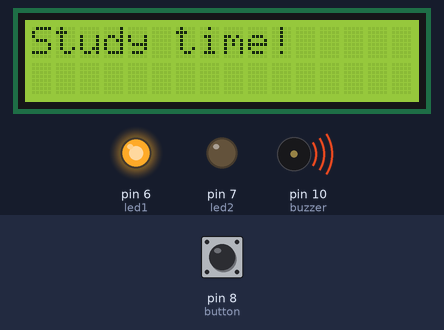
This sketch was run on a simulated Arduino Uno, built with avr-gcc and run on an emulated ATmega328P. Parts: 16×2 character LCD, output pins drawn as LEDs (lit = HIGH), buzzer (waves = sounding). Inputs (shaded band) come from the test bench; at power-on: pin 8 (button) HIGH.

Above: at 0.19 s.
At 2.7 s:
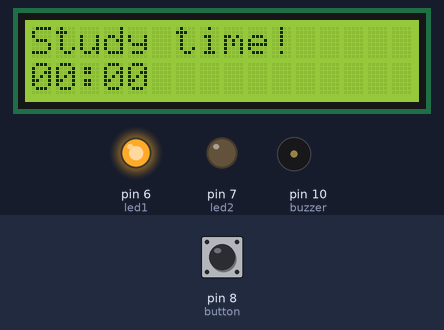
At 20.7 s:
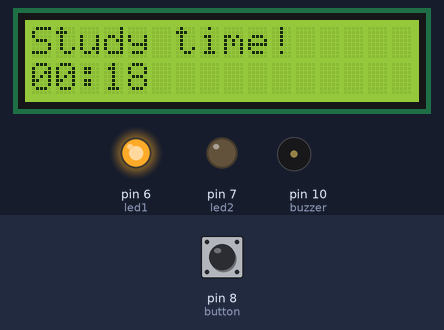
At 38.8 s:
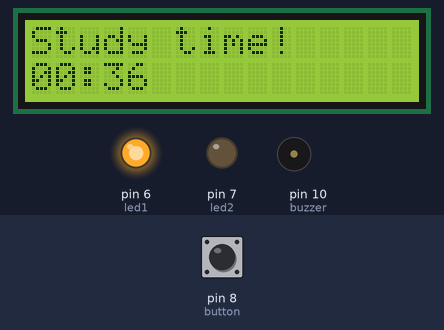
Timing chart, 0 to 40.0 s (numbered marks = the images above):
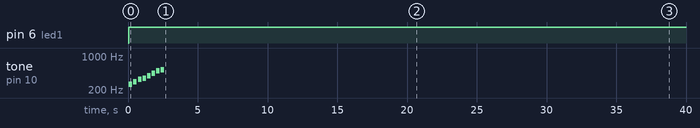

Measured:
- by itself, pin 6 (led1): LOW → HIGH at 0.07 s
- by itself, tone on pin 10 (buzzer): plays 262 Hz for 0.25 s, 294 Hz for 0.25 s, 330 Hz for 0.25 s, 349 Hz for 0.25 s, 392 Hz for 0.25 s, 440 Hz for 0.25 s … (8 notes in this stretch)
- what the display in image 1 shows lasts 1.0 s, from 2.7 s to 3.7 s

The sketch:

Pomodoro.ino
```cpp
// import the Liquid Crystal display library
#include <LiquidCrystal.h>

// declare variables for keeping track of time and the number of study sessions
int seconds = 0;
int minutes = 0;
int count = 0;

// declare variables for the length of each period and the number of sessions before a longer break. Change these to customize your timer
const int study_minutes = 5;
const int short_break_minutes = 1;
const int long_break_minutes = 2;
const int repeats = 4;

// a variable used to time the breaks later
int break_duration;

// declare pins used for hardware
LiquidCrystal lcd(12, 11, 5, 4, 3, 2);
const int led1 = 6;
const int led2 = 7;
const int button = 8;
const int buzzer = 10;  // Add the buzzer pin

// melody notes and durations
int melody[] = {
  262, 294, 330, 349, 392, 440, 494, 523
}; // C4, D4, E4, F4, G4, A4, B4, C5
int noteDurations[] = {
  4, 4, 4, 4, 4, 4, 4, 4
}; // Quarter notes

void setup()
{
  // Set up the number of columns and rows on the LCD.
  lcd.begin(16, 2);

  // set LED pins as outputs, button pin as input, and buzzer pin as output
  pinMode(led1, OUTPUT);
  pinMode(led2, OUTPUT);
  pinMode(button, INPUT);
  pinMode(buzzer, OUTPUT);  // Set buzzer pin as output

  // display initial message to user
  lcd.print("Press button");
  lcd.setCursor(0, 1);
  lcd.print("to start");

  // wait for button press to start
  while(digitalRead(button) == LOW) {
  }
}

void loop()
{
  count = 0;

  while (count < repeats) {
    // alternate timing between study and breaks

    // print message and set LEDs for study time
    lcd.clear();
    lcd.print("Study time!");
    digitalWrite(led1, HIGH);
    digitalWrite(led2, LOW);
    playMelody();  // Play the melody at the start of study time
    lcd.setCursor(0, 1);

    // reset minutes and seconds to zero
    seconds = 0;
    minutes = 0;

    // count up and display the timer during study period
    while (minutes < study_minutes) {
      seconds = 0;

      while (seconds < 60) {
        lcd.setCursor(0, 1);

        if (minutes < 10) {
          lcd.print("0");
        }

        lcd.print(minutes);
        lcd.print(":");

        if (seconds < 10) {
          lcd.print("0");
        }

        lcd.print(seconds);
        delay(1000);
        seconds++;
      }

      minutes++;
    }

    // now repeat the process for a study break
    lcd.clear();
    lcd.setCursor(0, 0);
    digitalWrite(led1, LOW);
    digitalWrite(led2, HIGH);

    if (count == (repeats - 1)) {
      break_duration = long_break_minutes;
      lcd.print("Long break!");
    } else {
      break_duration = short_break_minutes;
      lcd.print("Short break!");
    }

    playMelody();  // Play the melody at the start of break time
    lcd.setCursor(0, 1);
    seconds = 0;
    minutes = 0;

    while (minutes < break_duration) {
      seconds = 0;

      while (seconds < 60) {
        lcd.setCursor(0, 1);

        if (minutes < 10) {
          lcd.print("0");
        }

        lcd.print(minutes);
        lcd.print(":");

        if (seconds < 10) {
          lcd.print("0");
        }

        lcd.print(seconds);
        delay(1000);
        seconds++;
      }

      minutes++;
    }

    count++;  // increment the counter for the number of study sessions
  }
}

void playMelody() {
  for (int thisNote = 0; thisNote < 8; thisNote++) {
    int noteDuration = 1000 / noteDurations[thisNote];
    tone(buzzer, melody[thisNote], noteDuration);
    int pauseBetweenNotes = noteDuration * 1.30;
    delay(pauseBetweenNotes);
    noTone(buzzer);
  }
}
```
